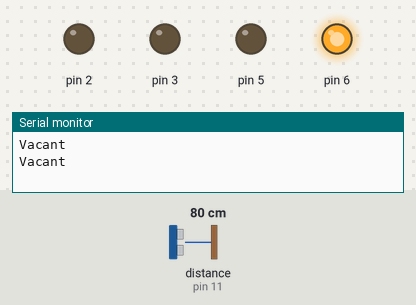
Recording of a sketch running on a simulated Arduino Uno, built with avr-gcc and run on an emulated ATmega328P. Parts: output pins drawn as LEDs (lit = HIGH), the last lines printed to the serial monitor. The test bench sets the inputs (shaded band); at power-on: distance to the obstacle (sensor on pin 11) 80 cm. The echo pulse lasts 58.3 µs per cm.

Above: at 2.8 s.
2.9 s: distance to the obstacle (sensor on pin 11) set to 9 cm
5.6 s: distance to the obstacle (sensor on pin 11) set to 6 cm
At 7.2 s:
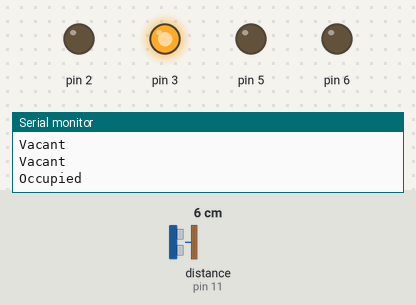
8.3 s: distance to the obstacle (sensor on pin 11) set to 18 cm
At 10.4 s:
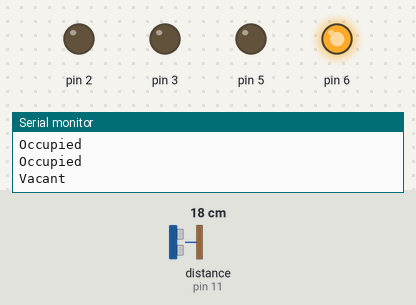
11.5 s: distance to the obstacle (sensor on pin 11) set to 2 cm
At 13.2 s:
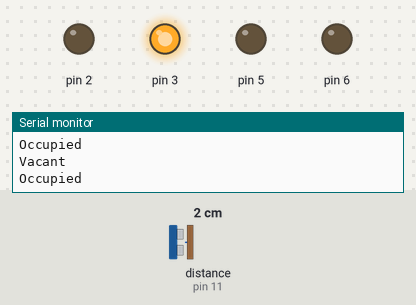
Timing chart, 0 to 14.7 s (numbered marks = the images above; inputs shaded):
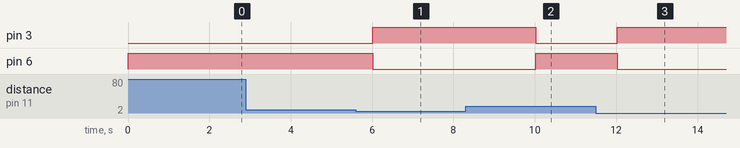

The sketch:

detectSlotEmpty.ino
```cpp
#include "Ultrasonic.h"
int trig = 12;
int echo = 11;

Ultrasonic objUltra(trig,echo);
void setup() {
  // put your setup code here, to run once:
pinMode(3,OUTPUT);
pinMode(2,OUTPUT);
pinMode(5,OUTPUT);
pinMode(6,OUTPUT);
Serial.begin(9600);
}

void loop() {
  // put your main code here, to run repeatedly:

  int dist = objUltra.distanceRead(CM);
  //Serial.print(dist);
  //Serial.println("cm");

  if(dist < 8){
  digitalWrite(3,HIGH);
  digitalWrite(6,LOW);
  Serial.println("Occupied");
  delay(1);
  }
  else{
  digitalWrite(6,HIGH);
  digitalWrite(3,LOW);
  Serial.println("Vacant");
  delay(1);
  }
  delay(2000);
}
```

Measured:
- the behaviour switches between 8 and 7 cm on distance to the obstacle (sensor on pin 11) (found by bisection; images 0 and 1)
- after the input at 5.6 s, pin 3: LOW → HIGH after 0.42 s; pin 6: HIGH → LOW after 0.42 s
- after the input at 8.3 s, pin 3: HIGH → LOW after 1.7 s; pin 6: LOW → HIGH after 1.7 s
- after the input at 11.5 s, pin 3: LOW → HIGH after 0.52 s; pin 6: HIGH → LOW after 0.52 s
